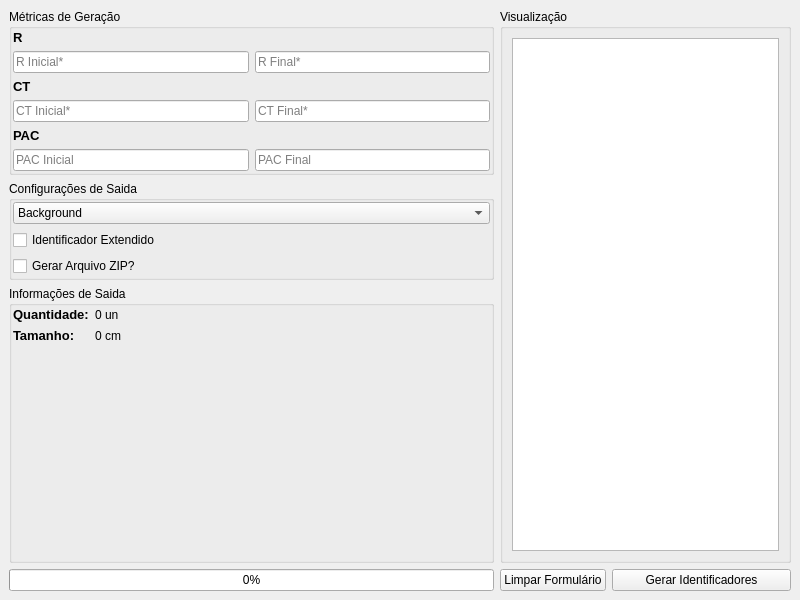
<?xml version="1.0" encoding="UTF-8"?>
<ui version="4.0">
 <class>MainWindow</class>
 <widget class="QMainWindow" name="MainWindow">
  <property name="geometry">
   <rect>
    <x>0</x>
    <y>0</y>
    <width>800</width>
    <height>600</height>
   </rect>
  </property>
  <property name="windowTitle">
   <string>Box Identifier</string>
  </property>
  <widget class="QWidget" name="centralwidget">
   <layout class="QGridLayout" name="gridLayout">
    <item row="1" column="3">
     <widget class="QWidget" name="horizontalWidget_2" native="true">
      <property name="sizePolicy">
       <sizepolicy hsizetype="Preferred" vsizetype="Fixed">
        <horstretch>6</horstretch>
        <verstretch>0</verstretch>
       </sizepolicy>
      </property>
      <layout class="QHBoxLayout" name="horizontalLayout_2">
       <property name="leftMargin">
        <number>0</number>
       </property>
       <property name="topMargin">
        <number>0</number>
       </property>
       <property name="rightMargin">
        <number>0</number>
       </property>
       <property name="bottomMargin">
        <number>0</number>
       </property>
       <item>
        <widget class="QPushButton" name="btn_clear">
         <property name="sizePolicy">
          <sizepolicy hsizetype="Minimum" vsizetype="Fixed">
           <horstretch>2</horstretch>
           <verstretch>0</verstretch>
          </sizepolicy>
         </property>
         <property name="text">
          <string>Limpar Formulário</string>
         </property>
        </widget>
       </item>
       <item>
        <widget class="QPushButton" name="btn_generate">
         <property name="sizePolicy">
          <sizepolicy hsizetype="Preferred" vsizetype="Fixed">
           <horstretch>4</horstretch>
           <verstretch>0</verstretch>
          </sizepolicy>
         </property>
         <property name="text">
          <string>Gerar Identificadores</string>
         </property>
        </widget>
       </item>
      </layout>
     </widget>
    </item>
    <item row="0" column="3">
     <widget class="QGroupBox" name="verticalGroupBox">
      <property name="sizePolicy">
       <sizepolicy hsizetype="Preferred" vsizetype="Preferred">
        <horstretch>6</horstretch>
        <verstretch>0</verstretch>
       </sizepolicy>
      </property>
      <property name="title">
       <string>Visualização</string>
      </property>
      <layout class="QVBoxLayout" name="verticalLayout">
       <item>
        <widget class="QGraphicsView" name="graphics_view"/>
       </item>
      </layout>
     </widget>
    </item>
    <item row="1" column="0">
     <widget class="QWidget" name="horizontalWidget" native="true">
      <property name="sizePolicy">
       <sizepolicy hsizetype="Preferred" vsizetype="Preferred">
        <horstretch>10</horstretch>
        <verstretch>0</verstretch>
       </sizepolicy>
      </property>
      <layout class="QHBoxLayout" name="horizontalLayout">
       <property name="leftMargin">
        <number>0</number>
       </property>
       <property name="topMargin">
        <number>0</number>
       </property>
       <property name="rightMargin">
        <number>0</number>
       </property>
       <property name="bottomMargin">
        <number>0</number>
       </property>
       <item>
        <widget class="QProgressBar" name="progress_bar">
         <property name="sizePolicy">
          <sizepolicy hsizetype="Preferred" vsizetype="Fixed">
           <horstretch>0</horstretch>
           <verstretch>0</verstretch>
          </sizepolicy>
         </property>
         <property name="value">
          <number>0</number>
         </property>
         <property name="invertedAppearance">
          <bool>false</bool>
         </property>
        </widget>
       </item>
      </layout>
     </widget>
    </item>
    <item row="0" column="0">
     <widget class="QWidget" name="verticalWidget_2" native="true">
      <property name="sizePolicy">
       <sizepolicy hsizetype="Preferred" vsizetype="Preferred">
        <horstretch>10</horstretch>
        <verstretch>0</verstretch>
       </sizepolicy>
      </property>
      <layout class="QVBoxLayout" name="verticalLayout_2">
       <property name="leftMargin">
        <number>0</number>
       </property>
       <property name="topMargin">
        <number>0</number>
       </property>
       <property name="rightMargin">
        <number>0</number>
       </property>
       <property name="bottomMargin">
        <number>0</number>
       </property>
       <item>
        <widget class="QGroupBox" name="verticalGroupBox">
         <property name="sizePolicy">
          <sizepolicy hsizetype="Preferred" vsizetype="Fixed">
           <horstretch>0</horstretch>
           <verstretch>0</verstretch>
          </sizepolicy>
         </property>
         <property name="title">
          <string>Métricas de Geração</string>
         </property>
         <layout class="QVBoxLayout" name="verticalLayout_3" stretch="0,0,0,0,0,0">
          <property name="leftMargin">
           <number>1</number>
          </property>
          <property name="topMargin">
           <number>1</number>
          </property>
          <property name="rightMargin">
           <number>1</number>
          </property>
          <property name="bottomMargin">
           <number>1</number>
          </property>
          <item>
           <widget class="QLabel" name="r_label">
            <property name="sizePolicy">
             <sizepolicy hsizetype="Preferred" vsizetype="Fixed">
              <horstretch>0</horstretch>
              <verstretch>0</verstretch>
             </sizepolicy>
            </property>
            <property name="font">
             <font>
              <pointsize>10</pointsize>
              <weight>75</weight>
              <bold>true</bold>
             </font>
            </property>
            <property name="text">
             <string>R</string>
            </property>
           </widget>
          </item>
          <item>
           <widget class="QWidget" name="horizontalWidget_3" native="true">
            <property name="sizePolicy">
             <sizepolicy hsizetype="Preferred" vsizetype="Fixed">
              <horstretch>0</horstretch>
              <verstretch>0</verstretch>
             </sizepolicy>
            </property>
            <layout class="QHBoxLayout" name="horizontalLayout_3">
             <property name="leftMargin">
              <number>0</number>
             </property>
             <property name="topMargin">
              <number>0</number>
             </property>
             <property name="rightMargin">
              <number>0</number>
             </property>
             <property name="bottomMargin">
              <number>0</number>
             </property>
             <item>
              <widget class="QLineEdit" name="input_r_init">
               <property name="sizePolicy">
                <sizepolicy hsizetype="Preferred" vsizetype="Fixed">
                 <horstretch>0</horstretch>
                 <verstretch>0</verstretch>
                </sizepolicy>
               </property>
               <property name="placeholderText">
                <string>R Inicial*</string>
               </property>
              </widget>
             </item>
             <item>
              <widget class="QLineEdit" name="input_r_end">
               <property name="sizePolicy">
                <sizepolicy hsizetype="Preferred" vsizetype="Fixed">
                 <horstretch>0</horstretch>
                 <verstretch>0</verstretch>
                </sizepolicy>
               </property>
               <property name="placeholderText">
                <string>R Final*</string>
               </property>
              </widget>
             </item>
            </layout>
           </widget>
          </item>
          <item>
           <widget class="QLabel" name="ct_label">
            <property name="sizePolicy">
             <sizepolicy hsizetype="Preferred" vsizetype="Fixed">
              <horstretch>0</horstretch>
              <verstretch>0</verstretch>
             </sizepolicy>
            </property>
            <property name="font">
             <font>
              <pointsize>10</pointsize>
              <weight>75</weight>
              <bold>true</bold>
             </font>
            </property>
            <property name="text">
             <string>CT</string>
            </property>
           </widget>
          </item>
          <item>
           <widget class="QWidget" name="horizontalWidget_4" native="true">
            <property name="sizePolicy">
             <sizepolicy hsizetype="Preferred" vsizetype="Fixed">
              <horstretch>0</horstretch>
              <verstretch>0</verstretch>
             </sizepolicy>
            </property>
            <layout class="QHBoxLayout" name="horizontalLayout_4">
             <property name="leftMargin">
              <number>0</number>
             </property>
             <property name="topMargin">
              <number>0</number>
             </property>
             <property name="rightMargin">
              <number>0</number>
             </property>
             <property name="bottomMargin">
              <number>0</number>
             </property>
             <item>
              <widget class="QLineEdit" name="input_ct_init">
               <property name="sizePolicy">
                <sizepolicy hsizetype="Preferred" vsizetype="Fixed">
                 <horstretch>0</horstretch>
                 <verstretch>0</verstretch>
                </sizepolicy>
               </property>
               <property name="placeholderText">
                <string>CT Inicial*</string>
               </property>
              </widget>
             </item>
             <item>
              <widget class="QLineEdit" name="input_ct_end">
               <property name="sizePolicy">
                <sizepolicy hsizetype="Preferred" vsizetype="Fixed">
                 <horstretch>0</horstretch>
                 <verstretch>0</verstretch>
                </sizepolicy>
               </property>
               <property name="placeholderText">
                <string>CT Final*</string>
               </property>
              </widget>
             </item>
            </layout>
           </widget>
          </item>
          <item>
           <widget class="QLabel" name="pac_label">
            <property name="sizePolicy">
             <sizepolicy hsizetype="Preferred" vsizetype="Fixed">
              <horstretch>0</horstretch>
              <verstretch>0</verstretch>
             </sizepolicy>
            </property>
            <property name="font">
             <font>
              <pointsize>10</pointsize>
              <weight>75</weight>
              <bold>true</bold>
             </font>
            </property>
            <property name="text">
             <string>PAC</string>
            </property>
           </widget>
          </item>
          <item>
           <widget class="QWidget" name="horizontalWidget_5" native="true">
            <property name="sizePolicy">
             <sizepolicy hsizetype="Preferred" vsizetype="Fixed">
              <horstretch>0</horstretch>
              <verstretch>0</verstretch>
             </sizepolicy>
            </property>
            <layout class="QHBoxLayout" name="horizontalLayout_5">
             <property name="spacing">
              <number>6</number>
             </property>
             <property name="leftMargin">
              <number>0</number>
             </property>
             <property name="topMargin">
              <number>0</number>
             </property>
             <property name="rightMargin">
              <number>0</number>
             </property>
             <property name="bottomMargin">
              <number>0</number>
             </property>
             <item>
              <widget class="QLineEdit" name="input_pac_init">
               <property name="sizePolicy">
                <sizepolicy hsizetype="Preferred" vsizetype="Fixed">
                 <horstretch>0</horstretch>
                 <verstretch>0</verstretch>
                </sizepolicy>
               </property>
               <property name="text">
                <string/>
               </property>
               <property name="placeholderText">
                <string>PAC Inicial</string>
               </property>
              </widget>
             </item>
             <item>
              <widget class="QLineEdit" name="input_pac_end">
               <property name="sizePolicy">
                <sizepolicy hsizetype="Preferred" vsizetype="Fixed">
                 <horstretch>0</horstretch>
                 <verstretch>0</verstretch>
                </sizepolicy>
               </property>
               <property name="placeholderText">
                <string>PAC Final</string>
               </property>
              </widget>
             </item>
            </layout>
           </widget>
          </item>
         </layout>
        </widget>
       </item>
       <item>
        <widget class="QGroupBox" name="verticalGroupBox">
         <property name="sizePolicy">
          <sizepolicy hsizetype="Preferred" vsizetype="Fixed">
           <horstretch>0</horstretch>
           <verstretch>0</verstretch>
          </sizepolicy>
         </property>
         <property name="title">
          <string>Configurações de Saida</string>
         </property>
         <property name="checkable">
          <bool>false</bool>
         </property>
         <layout class="QVBoxLayout" name="verticalLayout_5" stretch="0,0,0">
          <property name="spacing">
           <number>6</number>
          </property>
          <property name="leftMargin">
           <number>1</number>
          </property>
          <property name="topMargin">
           <number>1</number>
          </property>
          <property name="rightMargin">
           <number>1</number>
          </property>
          <property name="bottomMargin">
           <number>1</number>
          </property>
          <item>
           <widget class="QComboBox" name="select_background">
            <property name="editable">
             <bool>false</bool>
            </property>
            <property name="currentText">
             <string>Background</string>
            </property>
            <item>
             <property name="text">
              <string>Background</string>
             </property>
            </item>
           </widget>
          </item>
          <item>
           <widget class="QCheckBox" name="check_large">
            <property name="sizePolicy">
             <sizepolicy hsizetype="Fixed" vsizetype="Fixed">
              <horstretch>0</horstretch>
              <verstretch>0</verstretch>
             </sizepolicy>
            </property>
            <property name="text">
             <string>Identificador Extendido</string>
            </property>
           </widget>
          </item>
          <item>
           <widget class="QCheckBox" name="check_zip">
            <property name="sizePolicy">
             <sizepolicy hsizetype="Fixed" vsizetype="Fixed">
              <horstretch>0</horstretch>
              <verstretch>0</verstretch>
             </sizepolicy>
            </property>
            <property name="text">
             <string>Gerar Arquivo ZIP?</string>
            </property>
           </widget>
          </item>
         </layout>
        </widget>
       </item>
       <item>
        <widget class="QGroupBox" name="verticalGroupBox">
         <property name="sizePolicy">
          <sizepolicy hsizetype="Preferred" vsizetype="MinimumExpanding">
           <horstretch>0</horstretch>
           <verstretch>0</verstretch>
          </sizepolicy>
         </property>
         <property name="title">
          <string>Informações de Saida</string>
         </property>
         <layout class="QVBoxLayout" name="verticalLayout_4">
          <property name="leftMargin">
           <number>1</number>
          </property>
          <property name="topMargin">
           <number>1</number>
          </property>
          <property name="rightMargin">
           <number>1</number>
          </property>
          <property name="bottomMargin">
           <number>1</number>
          </property>
          <item>
           <widget class="QWidget" name="formWidget" native="true">
            <layout class="QFormLayout" name="formLayout">
             <property name="leftMargin">
              <number>0</number>
             </property>
             <property name="topMargin">
              <number>0</number>
             </property>
             <property name="rightMargin">
              <number>0</number>
             </property>
             <property name="bottomMargin">
              <number>0</number>
             </property>
             <item row="0" column="0">
              <widget class="QLabel" name="label">
               <property name="font">
                <font>
                 <pointsize>10</pointsize>
                 <weight>75</weight>
                 <bold>true</bold>
                </font>
               </property>
               <property name="text">
                <string>Quantidade:</string>
               </property>
              </widget>
             </item>
             <item row="1" column="0">
              <widget class="QLabel" name="label_2">
               <property name="font">
                <font>
                 <pointsize>10</pointsize>
                 <weight>75</weight>
                 <bold>true</bold>
                </font>
               </property>
               <property name="text">
                <string>Tamanho:</string>
               </property>
              </widget>
             </item>
             <item row="0" column="1">
              <widget class="QLabel" name="label_un">
               <property name="font">
                <font>
                 <pointsize>9</pointsize>
                </font>
               </property>
               <property name="text">
                <string>0 un</string>
               </property>
              </widget>
             </item>
             <item row="1" column="1">
              <widget class="QLabel" name="label_cm">
               <property name="font">
                <font>
                 <pointsize>9</pointsize>
                </font>
               </property>
               <property name="text">
                <string>0 cm</string>
               </property>
              </widget>
             </item>
            </layout>
           </widget>
          </item>
         </layout>
        </widget>
       </item>
      </layout>
     </widget>
    </item>
   </layout>
  </widget>
 </widget>
 <resources/>
 <connections/>
</ui>
